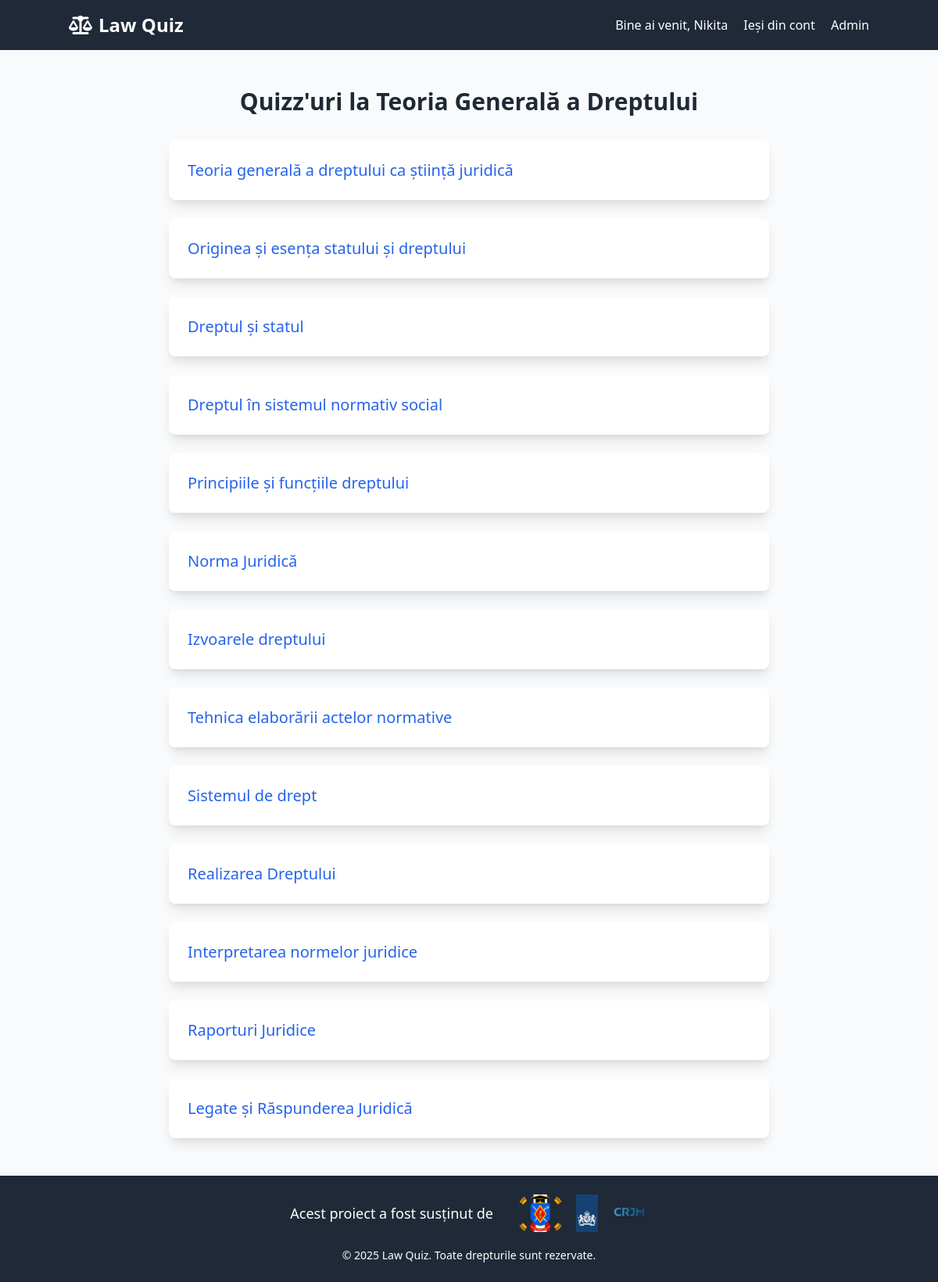
The app's page /discipline/4/ (signed in) with its own data.
### home/models.py (models this page shows, shortened)
class Discipline(models.Model):
    name = models.CharField(max_length=50, verbose_name="Denumirea disciplinei")
    slug = models.SlugField(unique=True, blank=True)
    class Meta:
        verbose_name = 'Disciplina'
        verbose_name_plural = 'Discipline'

class Quiz(models.Model):
    title = models.CharField(max_length=100)
    discipline = models.ForeignKey(Discipline, on_delete=models.CASCADE)
    slug = models.SlugField(unique=True, max_length=100, blank=True)
    class Meta:
        verbose_name = 'Quiz'
        verbose_name_plural = 'Quizuri'

### home/views.py (the view)
# urls.py: path('discipline/<int:discipline_id>/', views.quizzes_by_discipline, name='quizzes_by_discipline'),
@login_required
def quizzes_by_discipline(request, discipline_id):
    discipline = get_object_or_404(Discipline, id=discipline_id)
    quizzes = Quiz.objects.filter(discipline=discipline)
    completed_quizzes = Marks_Of_User.objects.filter(user=request.user).values_list('quiz_id', flat=True)
    quizzes_with_status = []
    for quiz in quizzes:
        status = "Пройден" if quiz.id in completed_quizzes else "Не пройден"
        quizzes_with_status.append({'quiz': quiz, 'status': status})
    print(f"Completed quizzes for user {request.user.id}: {completed_quizzes}")
    context = {
        'discipline': discipline,
        'quizzes_with_status': quizzes_with_status,
    }
    return render(request, 'quizzes_by_discipline.html', context)

### home/templates/quizzes_by_discipline.html
{% extends 'base.html' %}
{% block content %}
<div class="min-h-screen flex flex-col bg-gray-50">
    <div class="flex-grow container mx-auto py-12">
        <h2 class="text-center text-3xl font-bold mb-8 text-gray-800">Quizz'uri la {{ discipline.name }}</h2>
        <div class="max-w-3xl mx-auto">
            <ul class="space-y-6">
                {% if quizzes_with_status %}
                    {% for item in quizzes_with_status %}
                    <li class="bg-white shadow-lg p-6 rounded-lg hover:bg-blue-50 transition-all duration-300 flex justify-between items-center">
                        <a href="{% url 'take_quiz' item.quiz.id %}" class="text-xl font-medium text-blue-600 hover:underline">
                            {{ item.quiz.title }}
                        </a>
                    </li>
                    {% endfor %}
                {% else %}
                    <li>
                        <h2 class="text-center text-lg font-semibold text-gray-600">În elaborare...</h2>
                    </li>
                {% endif %}
            </ul>
        </div>
    </div>
</div>
{% endblock content %}

### home/templates/navbar.html
{% load static %}
<nav class="bg-gray-800 p-4">
        <div class="container mx-auto flex justify-between items-center">
            <div class="flex items-center space-x-4">
                <a href="/" class="text-white text-2xl font-bold"><i class="fa-solid fa-scale-balanced pr-2"></i>Law Quiz</a>
            </div>
            <div>
                {% if user.is_authenticated %}
                <a href="#" class="text-white">Bine ai venit, {{ request.user|capfirst}}</a>
                <a href="/logout" class="ml-4 text-white">Ieși din cont</a>
                {% if user.is_superuser %}
                <a href="/admin" class="ml-4 text-white">Admin</a>
                {% endif %}
                {% else %}
                <a href="/register" class="text-white">Creează un cont</a>
                <a href="/login" class="ml-4 text-white">Login</a>
                {% endif %}
            </div>
        </div>
    </nav>

### home/templates/footer.html (style rules this page uses)
html { height: 100%; }
body { display: flex; flex-direction: column; min-height: 100vh; margin: 0; }

### records on screen
Discipline: name "Teoria Generală a Dreptului"
Quiz: quiz "Teoria generală a dreptului ca știință juridică"
Quiz: quiz "Originea și esența statului și dreptului"
Quiz: quiz "Dreptul și statul"
Quiz: quiz "Dreptul în sistemul normativ social"
Quiz: quiz "Principiile și funcțiile dreptului"
Quiz: quiz "Norma Juridică"
Quiz: quiz "Izvoarele dreptului"
Quiz: quiz "Tehnica elaborării actelor normative"
Quiz: quiz "Sistemul de drept"
Quiz: quiz "Realizarea Dreptului"
Quiz: quiz "Interpretarea normelor juridice"
Quiz: quiz "Raporturi Juridice"
Quiz: quiz "Legate și Răspunderea Juridică"

### other values on screen
{{ request.user|capfirst }} "Nikita"
